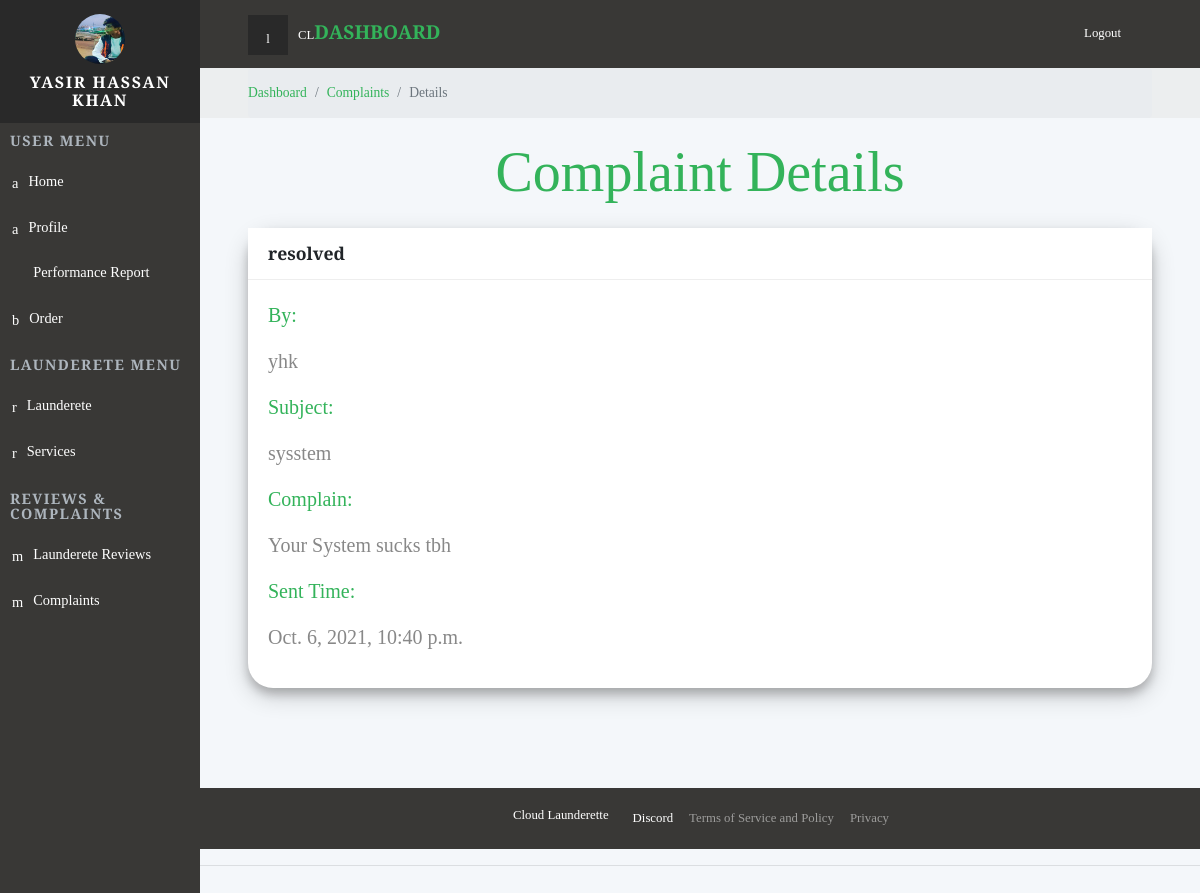
Before: /dashboard/complaints/details/2/ (signed in) with the older database file.
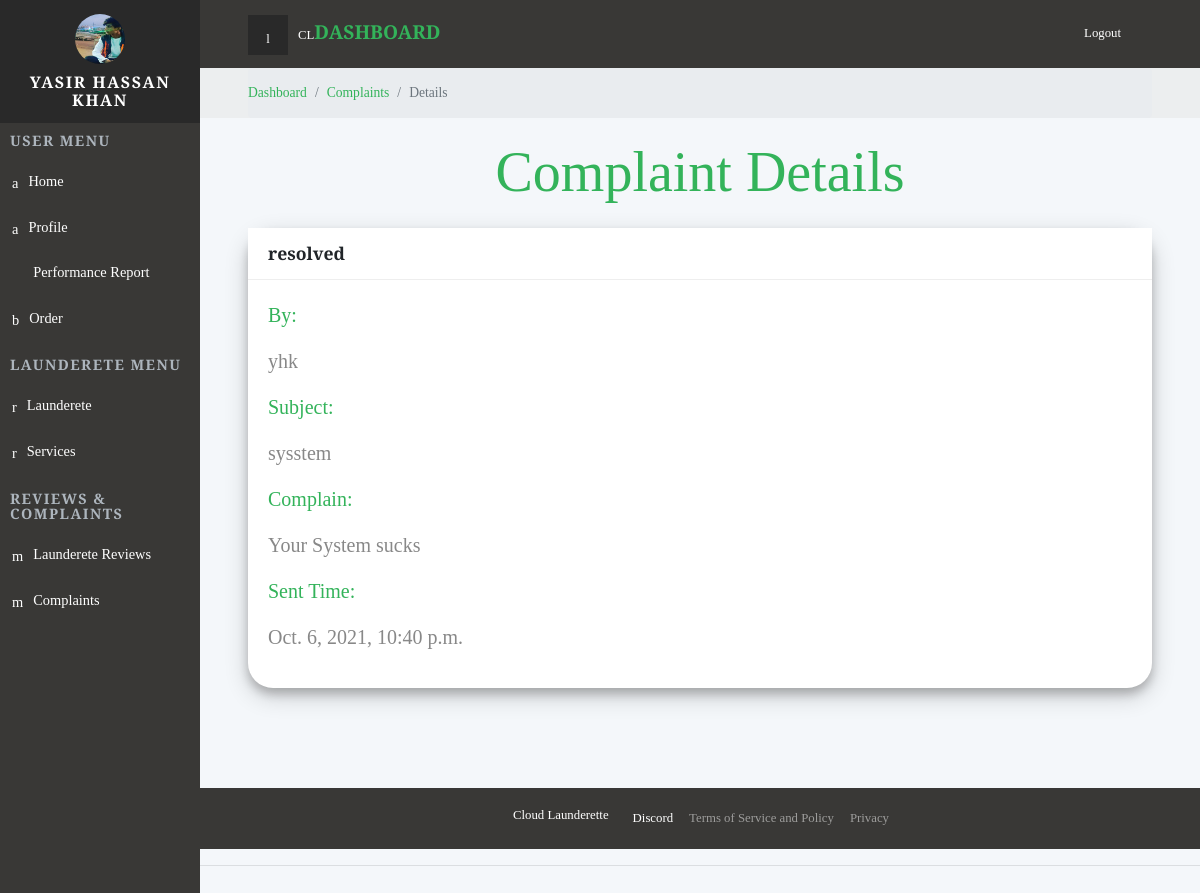
After: the same page with the newer database file.
### backend/models.py (models this page shows, shortened)
class Complaint(models.Model):
    client = models.ForeignKey(Client, null=True, blank=True, on_delete= models.SET_NULL)
    launderer = models.ForeignKey(Launderer, null=True, blank=True, on_delete= models.SET_NULL)
    subject = models.CharField(max_length=200, null=True)
    complain = models.TextField(blank=True, null=True)
    response = models.CharField(max_length=500, null=True, blank=True)
    status =models.CharField(max_length=50, blank=True, null=True, choices=StatusChoice3.choices,default=StatusChoice3.UNRESOLVED)
    date = models.DateTimeField(auto_now_add=True, null=True)

class Launderer(models.Model):
    user = models.OneToOneField(User, on_delete=models.CASCADE, null=True)
    name = models.CharField(max_length=200, null=True)
    profile_pic = models.ImageField( default="default-profile.png")
    address = models.CharField(max_length=200, null=True)
    isBlocked = models.BooleanField(default=False)
    date_joined =models.DateTimeField(auto_now_add=True)
    def __str__(self):
        return str(self.user)

### backend/decorators.py (the view)
		def wrapper_func(request, *args, **kwargs):
			group = None
			if request.user.groups.exists():
				group = request.user.groups.all()[0].name
			if group in allowed_roles:
				return view_func(request, *args, **kwargs)
			else:
				return HttpResponse('You are not authorized to view this page')

### backend/views.py (called while the page is built)
@login_required(login_url="loginPage")
@allowed_users(allowed_roles=['launderer'])
def complaintDetail(request, pk_id):
    launder = request.user.launderer
    complaint = Complaint.objects.get(id = pk_id)
    context = {'launderer' : launder,  "complaint": complaint}
    return render(request,"frontend/complaintDetail.html",context)

### frontend/templates/frontend/complaintDetail.html (shortened to what this page needs)
{%  extends 'frontend/partialview/base_template.html' %}
{% load static %}
{% block content %}
    <div class="page">
      {% include 'frontend/partialview/topbar.html' %}
      <div class="breadcrumb-holder">
        <div class="container-fluid">
          <ul class="breadcrumb">
            <li class="breadcrumb-item "><a href="{% url 'dashboard' %}">Dashboard</a></li>
            <li class="breadcrumb-item"><a href="{% url 'complaints' %}" >Complaints</a></li>
            <li class="breadcrumb-item active"><a >Details</a></li>
          </ul>
        </div>
      </div>
      <h1 class="h3 display-4 text-primary m-4 text-center">Complaint   Details        </h1>
     <section class="charts">
        <div class="container-fluid">
              <div class="card line-chart-example">
                <div class="card-header d-flex align-items-center">
                  <h4>{{complaint.status}}</h4>
                </div>
                <div class="card-body">
                    <p class="lead text-primary">By:</p>
                    <p class="lead ">{{complaint.launderer}}</p>
                    <p class="lead text-primary">Subject:</p>
                    <p class="lead">{{complaint.subject}}</p>
                    <p class="lead text-primary">Complain:</p>
                    <p class="lead">{{complaint.complain}}</p>
                    <p class="lead text-primary">Sent Time:</p>
                    <p class="lead ">{{complaint.date}}</p>
                </div>
              </div>
        </div>
      </section>
      <footer class="main-footer">
        {% include 'frontend/partialView/footer_navbar.html' %}
      </footer>
    </div>
{% endblock content %}

Changed rows visible on the page:
changed Complaint "sysstem": complain "Your System sucks tbh" → "Your System sucks"
